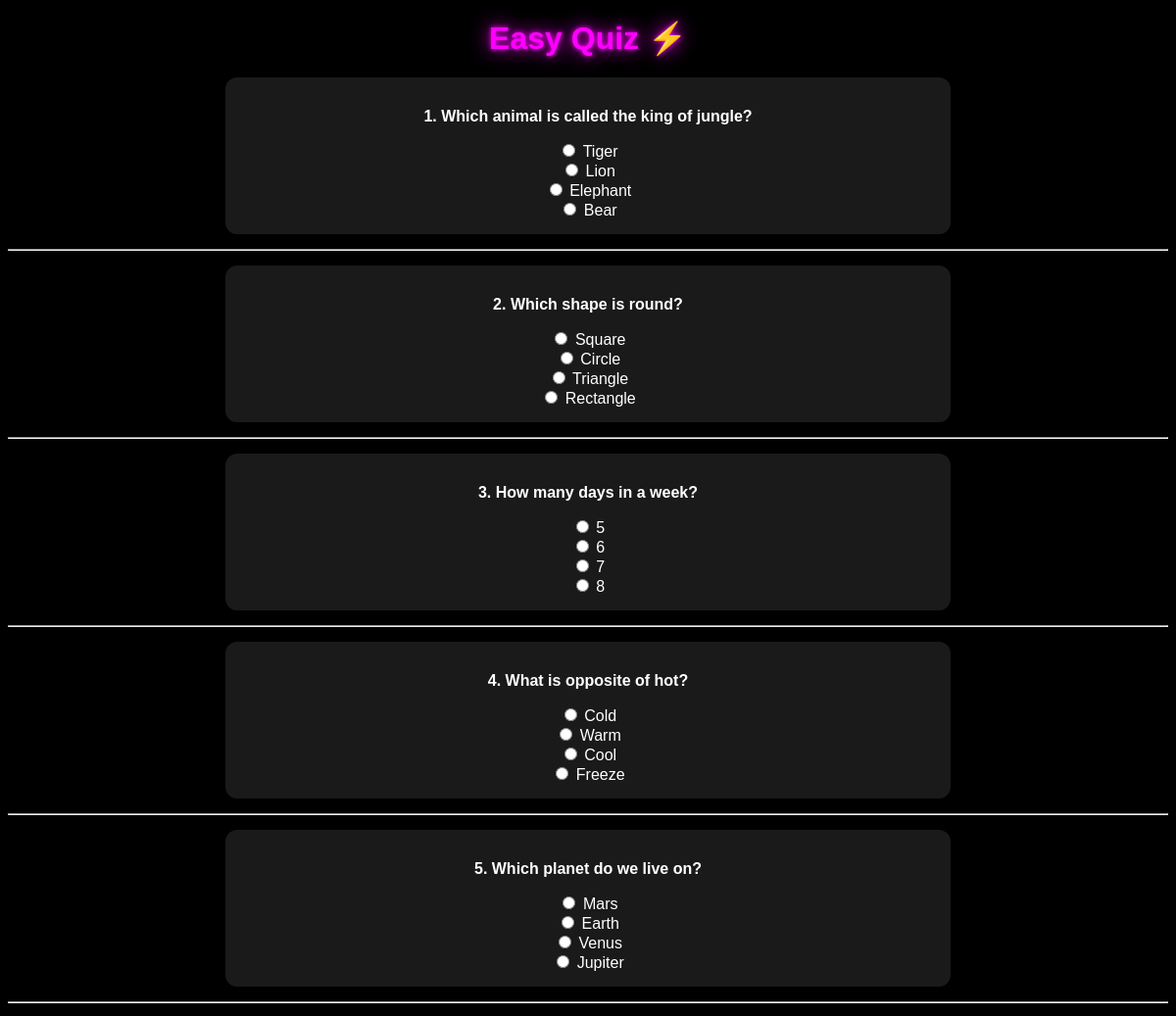
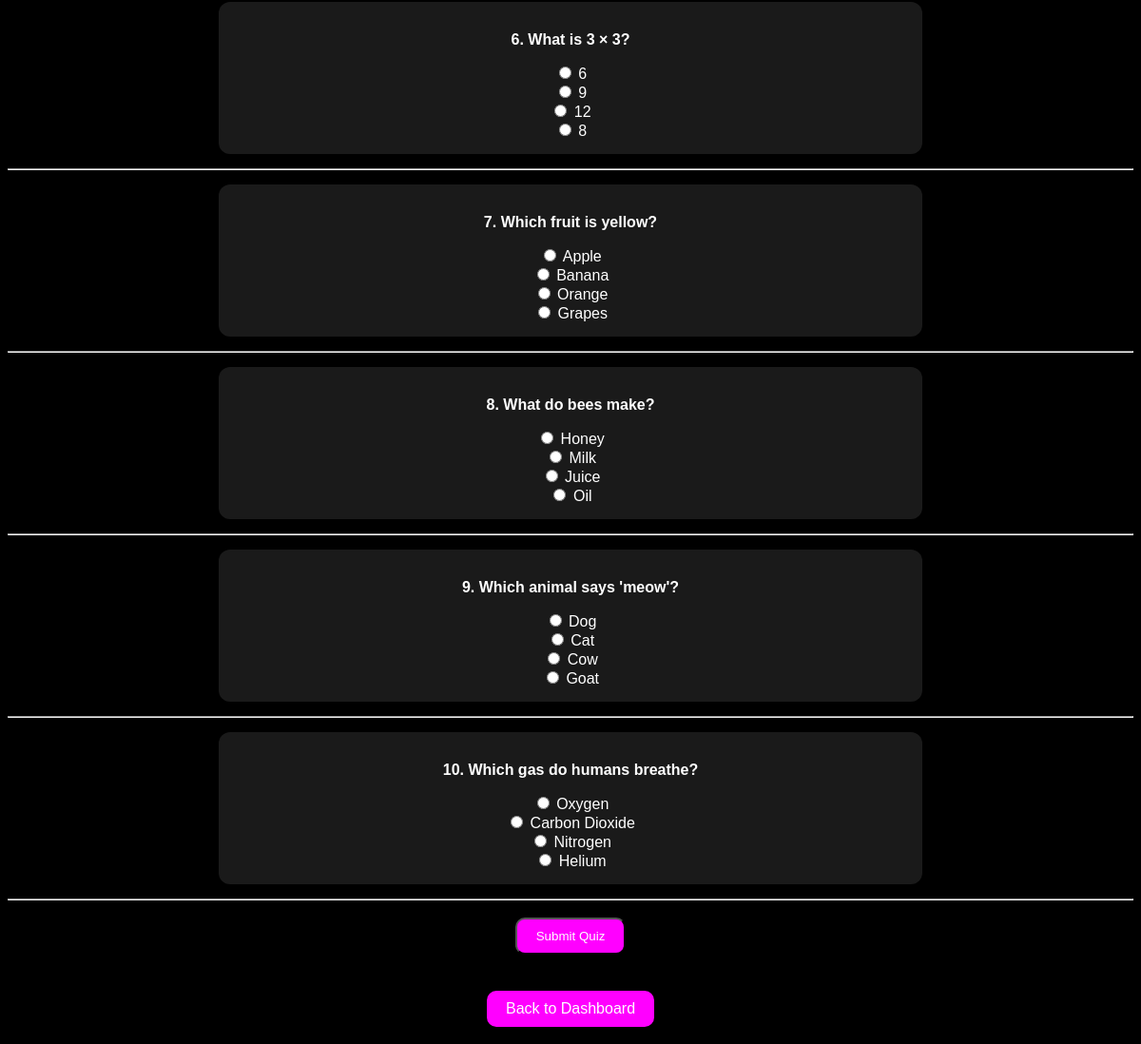
The page /quiz/easy (signed in) on the database its author committed (2 pictures, top to bottom).
### tables this page shows
CREATE TABLE questions (
    id INTEGER PRIMARY KEY AUTOINCREMENT,
    question TEXT NOT NULL,
    option1 TEXT NOT NULL,
    option2 TEXT NOT NULL,
    option3 TEXT NOT NULL,
    option4 TEXT NOT NULL,
    answer INTEGER NOT NULL,
    difficulty TEXT NOT NULL
);

### app.py (the view)
@app.route("/quiz/<difficulty>")
def quiz(difficulty):
    if "username" not in session:
        return redirect(url_for("login"))
    conn = sqlite3.connect("quiz.db")
    c = conn.cursor()
    c.execute("SELECT id, question, option1, option2, option3, option4 FROM questions WHERE difficulty=? ORDER BY RANDOM() LIMIT 10", (difficulty,))
    questions = c.fetchall()
    conn.close()
    return render_template("quiz.html", questions=questions, difficulty=difficulty)

### templates/quiz.html (shortened to what this page needs)
<!DOCTYPE html>
<html lang="en">
<head>
    <link rel="stylesheet" href="{{ url_for('static', filename='style.css') }}">
</head>
<body>
    <h1 class="neon-text">{{ difficulty|capitalize }} Quiz ⚡</h1>
    <form method="POST" action="{{ url_for('submit_quiz', difficulty=difficulty) }}">
        {% for q in questions %}
        <div class="quiz-card">
            <p><b>{{ loop.index }}. {{ q[1] }}</b></p>
            <label><input type="radio" name="q{{ q[0] }}" value="1"> {{ q[2] }}</label><br>
            <label><input type="radio" name="q{{ q[0] }}" value="2"> {{ q[3] }}</label><br>
            <label><input type="radio" name="q{{ q[0] }}" value="3"> {{ q[4] }}</label><br>
            <label><input type="radio" name="q{{ q[0] }}" value="4"> {{ q[5] }}</label><br>
        </div>
        <hr>
        {% endfor %}
        <button type="submit" class="btn">Submit Quiz</button>
    </form>
    <br>
    <a href="{{ url_for('dashboard') }}" class="btn">Back to Dashboard</a>
</body>
</html>

### static/style.css (style rules this page uses)
body { background: black; color: white; text-align: center; font-family: Arial, sans-serif; }
.neon-text { color: #ff00ff; text-shadow: 0 0 5px #ff00ff, 0 0 20px #ff00ff; margin-top: 20px; }
.btn { display: inline-block; padding: 10px 20px; margin: 10px; background: #ff00ff; color: white; text-decoration: none; border-radius: 10px; transition: 0.3s; }
.quiz-card { background: rgba(255, 255, 255, 0.1); margin: 15px auto; padding: 15px; width: 60%; border-radius: 12px; }

### rows shown on the page
questions: question "Which animal is called the king of jungle?", option1 "Tiger", option2 "Lion", option3 "Elephant", option4 "Bear"
questions: question "Which shape is round?", option1 "Square", option2 "Circle", option3 "Triangle", option4 "Rectangle"
questions: question "How many days in a week?", option1 "5", option2 "6", option3 "7", option4 "8"
questions: question "What is opposite of hot?", option1 "Cold", option2 "Warm", option3 "Cool", option4 "Freeze"
questions: question "Which planet do we live on?", option1 "Mars", option2 "Earth", option3 "Venus", option4 "Jupiter"
questions: question "What is 3 × 3?", option1 "6", option2 "9", option3 "12", option4 "8"
questions: question "Which fruit is yellow?", option1 "Apple", option2 "Banana", option3 "Orange", option4 "Grapes"
questions: question "What do bees make?", option1 "Honey", option2 "Milk", option3 "Juice", option4 "Oil"
questions: question "Which animal says 'meow'?", option1 "Dog", option2 "Cat", option3 "Cow", option4 "Goat"
questions: question "Which gas do humans breathe?", option1 "Oxygen", option2 "Carbon Dioxide", option3 "Nitrogen", option4 "Helium"

### other values the page prints
{{ difficulty|capitalize }} "Easy"
